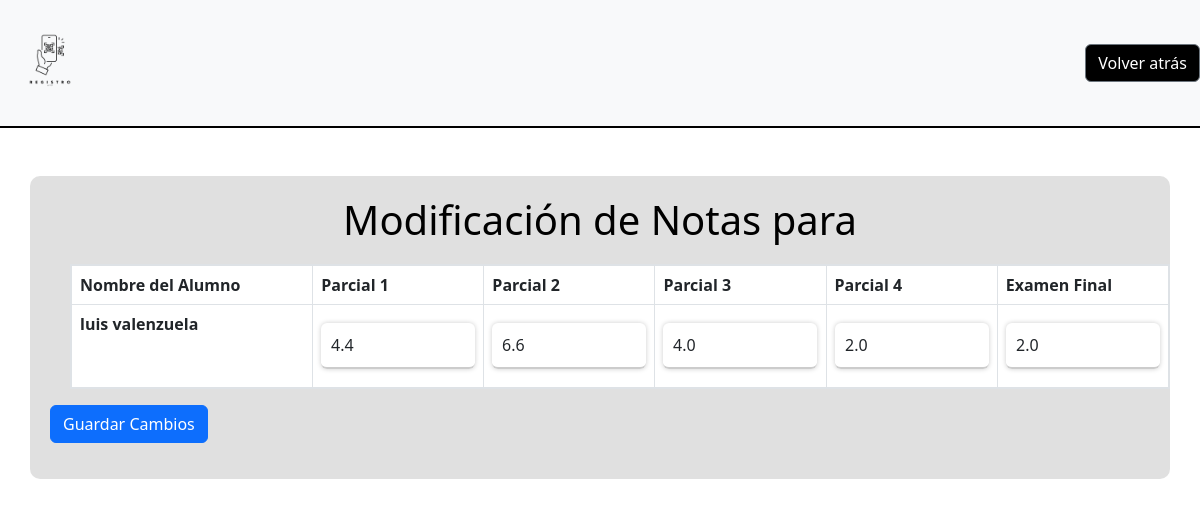
The page /modificarnotas/1/ on the database its author committed.
### RegistroAppDocente/models.py (models this page shows, shortened)
class Alumno(models.Model):
    id = models.AutoField(primary_key=True)
    usera = models.OneToOneField(User, on_delete=models.CASCADE, default=None, null=True)
    fecha_nacimiento = models.DateField(null=True, blank=True)
    foto_alumno = models.ImageField(upload_to='foto', null=True, blank=True, default='media/foto/fotodefault.png')
    curso = models.ForeignKey(Curso, on_delete=models.CASCADE, default=None, null=True)
    asistencias = models.PositiveIntegerField(default=0)
    Reprobado = models.BooleanField(default=False)
    class Meta:
        db_table = 'alumno'

class Notas(models.Model):
    id = models.AutoField(primary_key=True)
    alumno = models.ForeignKey(Alumno, on_delete=models.CASCADE)
    parcial1 = models.DecimalField(max_digits=3, decimal_places=1, null=True)
    parcial2 = models.DecimalField(max_digits=3, decimal_places=1, null=True)
    parcial3 = models.DecimalField(max_digits=3, decimal_places=1, null=True)
    parcial4 = models.DecimalField(max_digits=3, decimal_places=1, null=True)
    examen_final = models.DecimalField(max_digits=3, decimal_places=1, null=True)
    class Meta:
        db_table = 'notas'

### RegistroAppDocente/views.py (the view, shortened to what this page needs)
# urls.py: path('modificarnotas/<int:curso_id>/', modificarnotas, name='MODN'),
def modificarnotas(request, curso_id):
    curso = Curso.objects.get(id=curso_id)
    alumnos = Alumno.objects.filter(curso=curso).prefetch_related('notas_set')
    return render(request, "modificarnotas.html", {'curso': curso, 'alumnos': alumnos})

### RegistroAppDocente/templates/modificarnotas.html (shortened to what this page needs)
{% extends "base3.html" %}
{% load static %}
{% block css %}
<link rel="stylesheet" href="{% static 'css/modificarnotas.css'%}">
{% endblock css %}
{% block contenedor %}
<body>
    <div class="container mt-5 notas-container">
        <h1>Modificación de Notas para {{ curso.curso_nombre }}</h1>
        <form method="post">
            <table class="table table-bordered">
                <thead>
                    <tr>
                        <th scope="col">Nombre del Alumno</th>
                        <th scope="col">Parcial 1</th>
                        <th scope="col">Parcial 2</th>
                        <th scope="col">Parcial 3</th>
                        <th scope="col">Parcial 4</th>
                        <th scope="col">Examen Final</th>
                    </tr>
                </thead>
                <tbody>
                    {% for alumno in alumnos %}
                    {% for nota in alumno.notas_set.all %}
                        <tr>
                            <td>{{alumno.usera.first_name}} {{alumno.usera.last_name}}</td>
                            <td><input type="number" step="0.1" min="1.0" max="7.0" class="form-control" name="parcial1_{{ nota.id }}" value="{{ nota.parcial1 }}"></td>
                            <td><input type="number" step="0.1" min="1.0" max="7.0" class="form-control" name="parcial2_{{ nota.id }}" value="{{ nota.parcial2 }}"></td>
                            <td><input type="number" step="0.1" min="1.0" max="7.0" class="form-control" name="parcial3_{{ nota.id }}" value="{{ nota.parcial3 }}"></td>
                            <td><input type="number" step="0.1" min="1.0" max="7.0" class="form-control" name="parcial4_{{ nota.id }}" value="{{ nota.parcial4 }}"></td>
                            <td><input type="number" step="0.1" min="1.0" max="7.0" class="form-control" name="examen_final_{{ nota.id }}" value="{{ nota.examen_final }}"></td>
                        </tr>
                    {% endfor %}
                {% endfor %}
                </tbody>
            </table>
            <button type="submit" class="btn btn-primary">Guardar Cambios</button>
        </form>
    </div>
</body>
{% endblock contenedor %}

### RegistroAppDocente/static/css/modificarnotas.css (style rules this page uses)
.container { margin-top: 2rem; }
h1 { color: #000; text-align: center; }
.table { background-color: #fff; margin: 20px; border: 2px solid #000; }
.table th { background-color: #000; color: #fff; font-weight: bold; }
.table td { background-color: #f8f9fa; font-weight: bold; }
.btn-primary { background-color: #007bff; color: #fff; font-weight: bold; }

### RegistroAppDocente/static/css/anotaciones.css (style rules this page uses)
.container { border-radius: 10px; background-color: #1a1a1b22; padding: 20px; margin-top: 20px; margin-bottom: 20px; }
h1 { color: #000000; text-align: center; }
.form-control { border: none; border-bottom: 2px solid #ccc; outline: none; background-color: transparent; padding: 10px; margin: 10px 0; transition: all 0.5s ease; box-shadow: 0px 0px 5px rgba(0, 0, 0, 0.2); transform: perspective(500px) translateZ(0); }
button { background-color: black; color: white; padding: 10px 10%; border: none; border-radius: 100px; font-size: 16px; font-weight: bold; transition: all 0.3s ease-in-out; transform-style: preserve-3d; }

### rows shown on the page
Alumno: usera.first_name "luis", usera.last_name "valenzuela"
Notas: parcial1 "4.4", parcial2 "6.6", parcial3 "4.0", parcial4 "2.0", examen_final "2.0"
